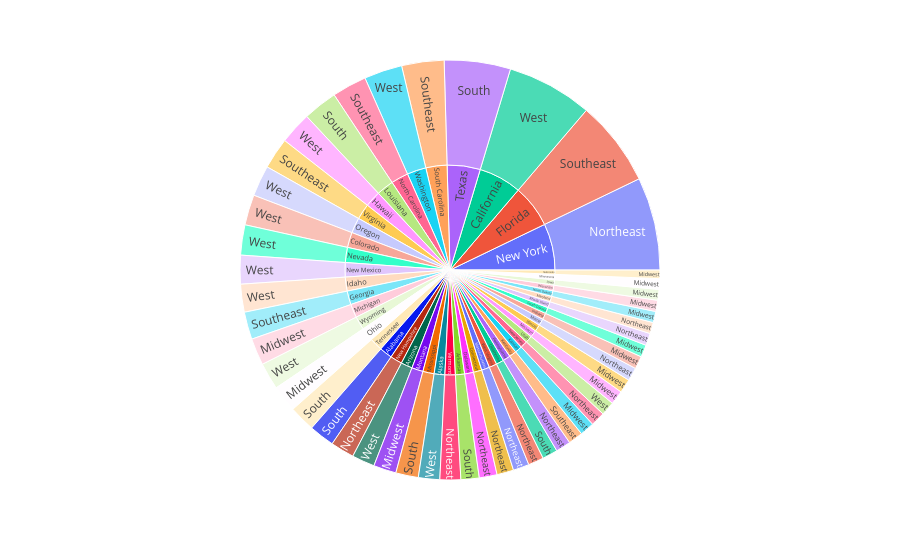

The notebook cell saved with this chart:
### Code cell
px.sunburst(df,values='Total Sales',path=['State','Region'])

### Figure 1 — Plotly figure (JSON) as saved in the notebook; plotly's stock layout.template omitted (floating-point values rounded to 4 significant figures)
{"data": [{"branchvalues": "total", "domain": {"x": [0, 1], "y": [0, 1]}, "hovertemplate": "labels=%{label}<br>Total Sales=%{value}<br>parent=%{parent}<br>id=%{id}<extra></extra>", "ids": ["New York/Northeast", "Texas/South", "California/West", "Illinois/Midwest", "Pennsylvania/Northeast", "Nevada/West", "Colorado/West", "Washington/West", "Florida/Southeast", "Minnesota/Midwest", "Montana/Midwest", "Tennessee/South", "Nebraska/Midwest", "Alabama/South", "Maine/Northeast", "Alaska/West", "Hawaii/West", "Wyoming/West", "Virginia/Southeast", "Michigan/Midwest", "Missouri/Midwest", "Utah/West", "Oregon/West", "Louisiana/South", "Idaho/West", "Arizona/West", "New Mexico/West", "Georgia/Southeast", "South Carolina/Southeast", "North Carolina/Southeast", "Ohio/Midwest", "Kentucky/Southeast", "Mississippi/South", "Arkansas/South", "Oklahoma/South", "Kansas/Midwest", "South Dakota/Midwest", "North Dakota/Midwest", "Iowa/Midwest", "Wisconsin/Midwest", "Indiana/Midwest", "West Virginia/Northeast", "Maryland/Northeast", "Delaware/Northeast", "New Jersey/Northeast", "Connecticut/Northeast", "Rhode Island/Northeast", "Massachusetts/Northeast", "Vermont/Northeast", "New Hampshire/Northeast", "New York", "Texas", "California", "Illinois", "Pennsylvania", "Nevada", "Colorado", "Washington", "Florida", "Minnesota", "Montana", "Tennessee", "Nebraska", "Alabama", "Maine", "Alaska", "Hawaii", "Wyoming", "Virginia", "Michigan", "Missouri", "Utah", "Oregon", "Louisiana", "Idaho", "Arizona", "New Mexico", "Georgia", "South Carolina", "North Carolina", "Ohio", "Kentucky", "Mississippi", "Arkansas", "Oklahoma", "Kansas", "South Dakota", "North Dakota", "Iowa", "Wisconsin", "Indiana", "West Virginia", "Maryland", "Delaware", "New Jersey", "Connecticut", "Rhode Island", "Massachusetts", "Vermont", "New Hampshire"], "labels": ["Northeast", "South", "West", "Midwest", "Northeast", "West", "West", "West", "Southeast", "Midwest", "Midwest", "South", "Midwest", "South", "Northeast", "West", "West", "West", "Southeast", "Midwest", "Midwest", "West", "West", "South", "West", "West", "West", "Southeast", "Southeast", "Southeast", "Midwest", "Southeast", "South", "South", "South", "Midwest", "Midwest", "Midwest", "Midwest", "Midwest", "Midwest", "Northeast", "Northeast", "Northeast", "Northeast", "Northeast", "Northeast", "Northeast", "Northeast", "Northeast", "New York", "Texas", "California", "Illinois", "Pennsylvania", "Nevada", "Colorado", "Washington", "Florida", "Minnesota", "Montana", "Tennessee", "Nebraska", "Alabama", "Maine", "Alaska", "Hawaii", "Wyoming", "Virginia", "Michigan", "Missouri", "Utah", "Oregon", "Louisiana", "Idaho", "Arizona", "New Mexico", "Georgia", "South Carolina", "North Carolina", "Ohio", "Kentucky", "Mississippi", "Arkansas", "Oklahoma", "Kansas", "South Dakota", "North Dakota", "Iowa", "Wisconsin", "Indiana", "West Virginia", "Maryland", "Delaware", "New Jersey", "Connecticut", "Rhode Island", "Massachusetts", "Vermont", "New Hampshire"], "name": "", "parents": ["New York", "Texas", "California", "Illinois", "Pennsylvania", "Nevada", "Colorado", "Washington", "Florida", "Minnesota", "Montana", "Tennessee", "Nebraska", "Alabama", "Maine", "Alaska", "Hawaii", "Wyoming", "Virginia", "Michigan", "Missouri", "Utah", "Oregon", "Louisiana", "Idaho", "Arizona", "New Mexico", "Georgia", "South Carolina", "North Carolina", "Ohio", "Kentucky", "Mississippi", "Arkansas", "Oklahoma", "Kansas", "South Dakota", "North Dakota", "Iowa", "Wisconsin", "Indiana", "West Virginia", "Maryland", "Delaware", "New Jersey", "Connecticut", "Rhode Island", "Massachusetts", "Vermont", "New Hampshire", "", "", "", "", "", "", "", "", "", "", "", "", "", "", "", "", "", "", "", "", "", "", "", "", "", "", "", "", "", "", "", "", "", "", "", "", "", "", "", "", "", "", "", "", "", "", "", "", "", ""], "type": "sunburst", "values": [6423000.0, 4577000.0, 5926000.0, 959700.0, 1036000.0, 2086000.0, 2100000.0, 2633000.0, 5928000.0, 737800.0, 1571000.0, 1807000.0, 592900.0, 1763000.0, 919600.0, 1475000.0, 2228000.0, 1858000.0, 2158000.0, 1863000.0, 968300.0, 969600.0, 2135000.0, 2375000.0, 1928000.0, 1578000.0, 1987000.0, 1900000.0, 2929000.0, 2396000.0, 1848000.0, 1007000.0, 1559000.0, 1264000.0, 1062000.0, 997300.0, 849600.0, 773600.0, 742400.0, 772700.0, 883600.0, 1069000.0, 775800.0, 1230000.0, 993400.0, 1157000.0, 844700.0, 1108000.0, 1435000.0, 1641000.0, 6423000.0, 4577000.0, 5926000.0, 959700.0, 1036000.0, 2086000.0, 2100000.0, 2633000.0, 5928000.0, 737800.0, 1571000.0, 1807000.0, 592900.0, 1763000.0, 919600.0, 1475000.0, 2228000.0, 1858000.0, 2158000.0, 1863000.0, 968300.0, 969600.0, 2135000.0, 2375000.0, 1928000.0, 1578000.0, 1987000.0, 1900000.0, 2929000.0, 2396000.0, 1848000.0, 1007000.0, 1559000.0, 1264000.0, 1062000.0, 997300.0, 849600.0, 773600.0, 742400.0, 772700.0, 883600.0, 1069000.0, 775800.0, 1230000.0, 993400.0, 1157000.0, 844700.0, 1108000.0, 1435000.0, 1641000.0]}], "layout": {"legend": {"tracegroupgap": 0}, "margin": {"t": 60}}}
